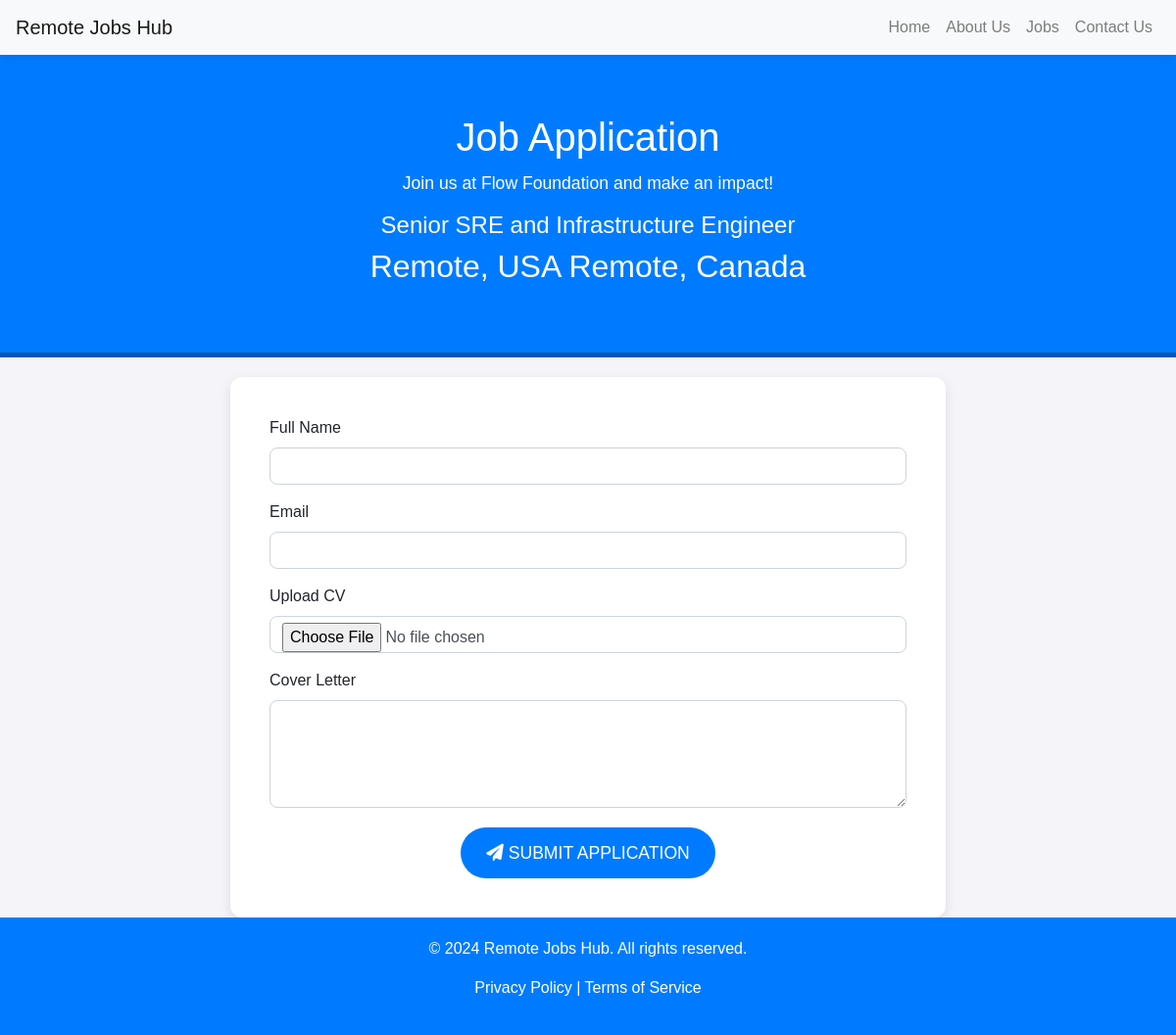
/application/29/ (signed in), run on the app's committed database.
### remote/models.py (models this page shows, shortened)
class Job(models.Model):
    title = models.CharField(max_length=100)
    description = models.TextField()
    location = models.CharField(max_length=30)
    company_name = models.CharField(max_length=100)
    created_at = models.DateTimeField(auto_now_add=True)
    recruiter = models.ForeignKey(Profile, on_delete=models.CASCADE)
    category = models.ForeignKey(Category, on_delete=models.CASCADE, default=1)
    featured = models.BooleanField(default=False)
    views_count = models.IntegerField(default=0)
    viewed_date = models.DateTimeField(auto_now=True)
    apply_url = models.URLField(max_length=255, blank=True, null=True)
    status = models.CharField(
        max_length=10,
        choices=[('open', 'Open'), ('closed', 'Closed')],
        default='open',
    )

### remote/views.py (the view, shortened to what this page needs)
# urls.py: path('application/<int:id>/', views.submitted_application, name='application'),
@login_required
def submitted_application(request, id):
    job = get_object_or_404(Job, id=id)  # Ensure the job exists
    return render(request, 'application.html', {'job': job})

### remote/templates/application.html (shortened to what this page needs)
<!DOCTYPE html>
<html lang="en">
<head>
    <link rel="stylesheet" href="https://stackpath.bootstrapcdn.com/bootstrap/4.5.2/css/bootstrap.min.css">
    <link rel="stylesheet" href="https://cdnjs.cloudflare.com/ajax/libs/font-awesome/6.0.0/css/all.min.css">
</head>
<body>
    <nav class="navbar navbar-expand-lg navbar-light bg-light">
        <a class="navbar-brand" href="#">Remote Jobs Hub</a>
        <div class="collapse navbar-collapse" id="navbarNav">
            <ul class="navbar-nav ml-auto">
                <li class="nav-item">
                    <a class="nav-link" href="/">Home</a>
                </li>
                <li class="nav-item">
                    <a class="nav-link" href="/about/">About Us</a>
                </li>
                <li class="nav-item">
                    <a class="nav-link" href="/jobs/">Jobs</a>
                </li>
                <li class="nav-item">
                    <a class="nav-link" href="/contact/">Contact Us</a>
                </li>
            </ul>
        </div>
    </nav>
    <section class="job-application-header">
        <h1>Job Application</h1>
        <p>Join us at {{ job.company_name }} and make an impact!</p>
        <h4>{{ job.title }}</h4>
        <h2>{{ job.location }}</h2>
    </section>
    <section class="job-application-form-section">
        <div class="container">
            <div class="row">
                <div class="col-md-8 mx-auto">
                    <div class="job-application-form">
                        <form action="{% url 'application' job.id %}" method="POST" enctype="multipart/form-data">
                            <div class="form-group">
                                <label for="full_name">Full Name</label>
                                <input type="text" class="form-control" id="full_name" name="full_name" required>
                            </div>
                            <div class="form-group">
                                <label for="email">Email</label>
                                <input type="email" class="form-control" id="email" name="email" required>
                            </div>
                            <div class="form-group">
                                <label for="cv_file">Upload CV</label>
                                <input type="file" class="form-control" id="cv_file" name="cv_file" accept=".pdf,.doc,.docx" required>
                            </div>
                            <div class="form-group">
                                <label for="cover_letter">Cover Letter</label>
                                <textarea class="form-control" id="cover_letter" name="cover_letter" rows="4"></textarea>
                            </div>
                            <div class="apply-btn">
                                <button type="submit" class="btn"><i class="fas fa-paper-plane"></i> Submit Application</button>
                            </div>
                        </form>
                    </div>
                </div>
            </div>
        </div>
    </section>
    <footer class="footer">
        <p>&copy; 2024 Remote Jobs Hub. All rights reserved.</p>
        <p><a href="/privacy-policy/" style="color: white;">Privacy Policy</a> | <a href="/terms-of-service/" style="color: white;">Terms of Service</a></p>
    </footer>
</body>
</html>

### remote/templates/application.html (style rules this page uses)
body { background-color: #f4f4f9; font-family: Arial, sans-serif; }
.navbar { box-shadow: 0 2px 10px rgba(0, 0, 0, 0.1); }
.job-application-header { background-color: #007bff; color: white; padding: 60px 0; text-align: center; border-bottom: 5px solid #0056b3; }
.job-application-header h1 { font-size: 2.5rem; margin-bottom: 10px; }
.job-application-header p { font-size: 1.1rem; }
.job-application-form { background-color: #fff; border-radius: 12px; box-shadow: 0 4px 12px rgba(0, 0, 0, 0.1); padding: 40px; margin-top: 20px; transition: transform 0.3s; }
.form-control, .form-textarea { border-radius: 8px; border: 1px solid #ced4da; transition: border-color 0.3s; }
.apply-btn { text-align: center; margin-top: 20px; }
.apply-btn button { padding: 12px 25px; font-size: 1.1rem; border-radius: 30px; background-color: #007bff; color: white; text-transform: uppercase; transition: background-color 0.3s; }
.footer { background-color: #007bff; color: white; text-align: center; padding: 20px 0; position: relative; bottom: 0; width: 100%; }

### data on the page
Job: company_name "Flow Foundation", title "Senior SRE and Infrastructure Engineer", location "Remote, USA Remote, Canada"
